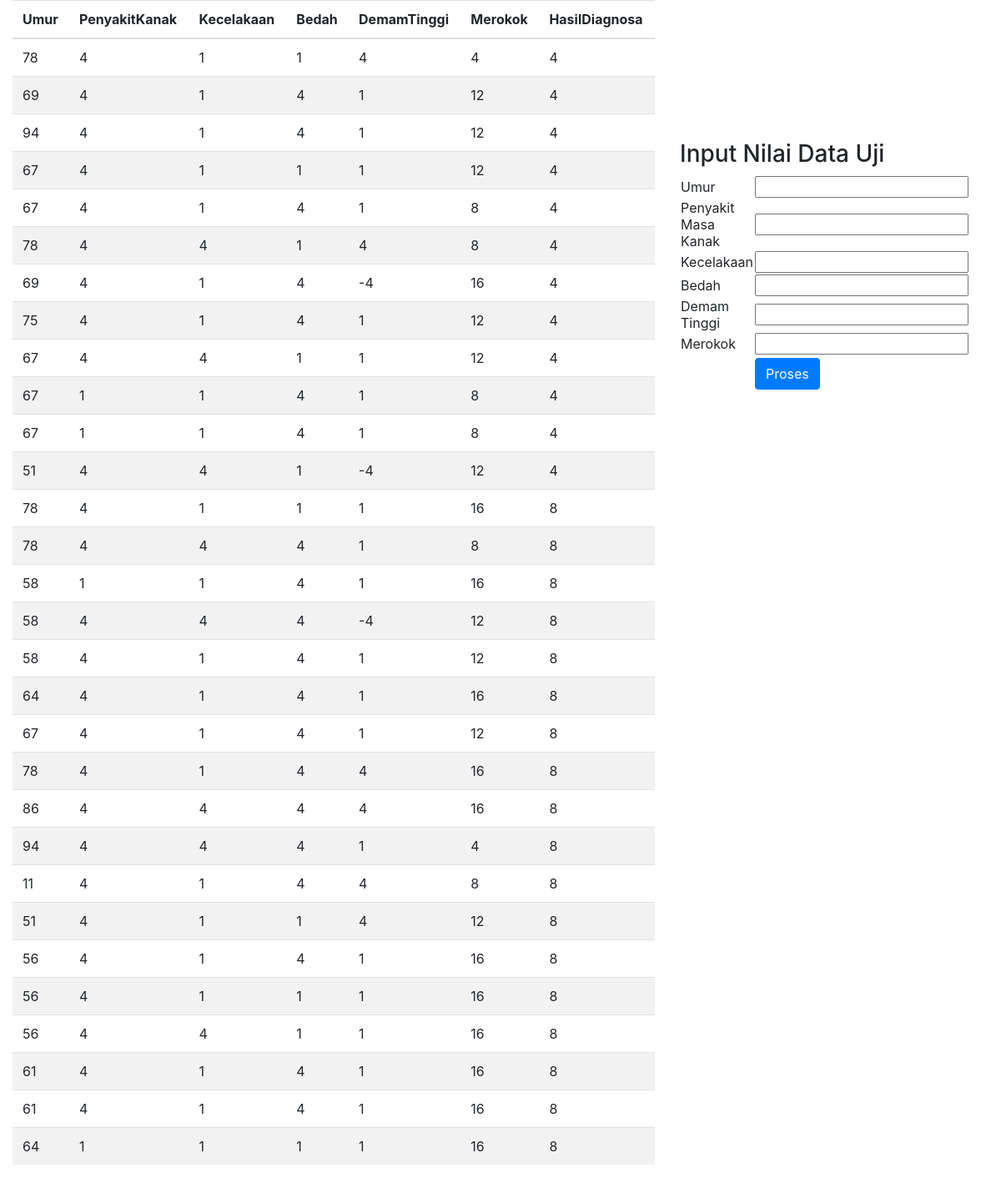
The page / on the database its author committed.
### tables this page shows
CREATE TABLE `tb_statlog` (
  `ID` int(3) NOT NULL,
  `Umur` int(3) DEFAULT NULL,
  `PenyakitKanak` int(1) DEFAULT NULL,
  `Kecelakaan` int(1) DEFAULT NULL,
  `Bedah` int(1) DEFAULT NULL,
  `DemamTinggi` int(2) DEFAULT NULL,
  `Merokok` int(2) DEFAULT NULL,
  `HasilDiagnosa` int(1) DEFAULT NULL
);

### index.php (the view, shortened to what this page needs)
<?php
include_once("config.php");
$result = mysqli_query($mysqli, "SELECT * FROM tb_statlog ORDER BY id ASC");
?>
<html>
<head>
	<link rel="stylesheet" href="https://maxcdn.bootstrapcdn.com/bootstrap/4.0.0/css/bootstrap.min.css">
</head>
<body>
<div class="container-fluid">
	<div class="row">
		<div class="col-8">
			<table class="table table-striped">
				<thead>
    				<tr>
						<th scope="col">Umur</th>
						<th scope="col">PenyakitKanak</th>
						<th scope="col">Kecelakaan</th>
						<th scope="col">Bedah</th>
						<th scope="col">DemamTinggi</th>
						<th scope="col">Merokok</th>
						<th scope="col">HasilDiagnosa</th>
    				</tr>
  				</thead>
				  <tbody>
				  	<tr>
					  <?php
						while($res = mysqli_fetch_array($result)) {
						echo "<tr>";
						echo "<td>".$res['Umur']."</td>";
						echo "<td>".$res['PenyakitKanak']."</td>";
						echo "<td>".$res['Kecelakaan']."</td>";
						echo "<td>".$res['Bedah']."</td>";
						echo "<td>".$res['DemamTinggi']."</td>";
						echo "<td>".$res['Merokok']."</td>";
						echo "<td>".$res['HasilDiagnosa']."</td>";
						}
						?>
					</tr>
				  </tbody>
			</table>
		</div>
		<div class="col-4">
		<br>
		<br>
		<br>
		<br>
		<br>
		<br>
		<br>
			<h3>Input Nilai Data Uji</h3>
			<form action="proses.php" method="post" name="form1">
				<table width="50%" border="0">
				<tr>
					<td>Umur</td>
					<td><input type="number" name="Umur"></td>
				</tr>
				<tr>
					<td>Penyakit Masa Kanak</td>
					<td><input type="number" name="PenyakitKanak"></td>
				</tr>
				<tr>
					<td>Kecelakaan</td>
					<td><input type="number" name="Kecelakaan"></td>
				</tr>
				<tr>
					<td>Bedah</td>
					<td><input type="number" name="Bedah"></td>
				</tr>
				<tr>
					<td>Demam Tinggi </td>
					<td><input type="number" name="DemamTinggi"></td>
				</tr>
				<tr>
					<td>Merokok </td>
					<td><input type="number" name="Merokok"></td>
				</tr>
				<tr>
				<td></td>
				<td></td>
				<tr>
					<td></td>
					<td><a href="proses.php"><input type="submit" class="btn btn-primary" name="Submit" value="Proses"></a><br/><br/></td>
				</tr>
				</table>
			</form>
		</div>
	</div>
</div>
</body>
</body>
</html>

### rows shown on the page
tb_statlog: Umur "78", PenyakitKanak "4", Kecelakaan "1", Bedah "1", DemamTinggi "4", Merokok "4", HasilDiagnosa "4"
tb_statlog: Umur "69", PenyakitKanak "4", Kecelakaan "1", Bedah "4", DemamTinggi "1", Merokok "12", HasilDiagnosa "4"
tb_statlog: Umur "94", PenyakitKanak "4", Kecelakaan "1", Bedah "4", DemamTinggi "1", Merokok "12", HasilDiagnosa "4"
tb_statlog: Umur "67", PenyakitKanak "4", Kecelakaan "1", Bedah "1", DemamTinggi "1", Merokok "12", HasilDiagnosa "4"
tb_statlog: Umur "67", PenyakitKanak "4", Kecelakaan "1", Bedah "4", DemamTinggi "1", Merokok "8", HasilDiagnosa "4"
tb_statlog: Umur "78", PenyakitKanak "4", Kecelakaan "4", Bedah "1", DemamTinggi "4", Merokok "8", HasilDiagnosa "4"
tb_statlog: Umur "69", PenyakitKanak "4", Kecelakaan "1", Bedah "4", DemamTinggi "-4", Merokok "16", HasilDiagnosa "4"
tb_statlog: Umur "75", PenyakitKanak "4", Kecelakaan "1", Bedah "4", DemamTinggi "1", Merokok "12", HasilDiagnosa "4"
tb_statlog: Umur "67", PenyakitKanak "4", Kecelakaan "4", Bedah "1", DemamTinggi "1", Merokok "12", HasilDiagnosa "4"
tb_statlog: Umur "67", PenyakitKanak "1", Kecelakaan "1", Bedah "4", DemamTinggi "1", Merokok "8", HasilDiagnosa "4"
tb_statlog: Umur "67", PenyakitKanak "1", Kecelakaan "1", Bedah "4", DemamTinggi "1", Merokok "8", HasilDiagnosa "4"
tb_statlog: Umur "51", PenyakitKanak "4", Kecelakaan "4", Bedah "1", DemamTinggi "-4", Merokok "12", HasilDiagnosa "4"
tb_statlog: Umur "78", PenyakitKanak "4", Kecelakaan "1", Bedah "1", DemamTinggi "1", Merokok "16", HasilDiagnosa "8"
tb_statlog: Umur "78", PenyakitKanak "4", Kecelakaan "4", Bedah "4", DemamTinggi "1", Merokok "8", HasilDiagnosa "8"
tb_statlog: Umur "58", PenyakitKanak "1", Kecelakaan "1", Bedah "4", DemamTinggi "1", Merokok "16", HasilDiagnosa "8"
tb_statlog: Umur "58", PenyakitKanak "4", Kecelakaan "4", Bedah "4", DemamTinggi "-4", Merokok "12", HasilDiagnosa "8"
tb_statlog: Umur "58", PenyakitKanak "4", Kecelakaan "1", Bedah "4", DemamTinggi "1", Merokok "12", HasilDiagnosa "8"
tb_statlog: Umur "64", PenyakitKanak "4", Kecelakaan "1", Bedah "4", DemamTinggi "1", Merokok "16", HasilDiagnosa "8"
tb_statlog: Umur "67", PenyakitKanak "4", Kecelakaan "1", Bedah "4", DemamTinggi "1", Merokok "12", HasilDiagnosa "8"
tb_statlog: Umur "78", PenyakitKanak "4", Kecelakaan "1", Bedah "4", DemamTinggi "4", Merokok "16", HasilDiagnosa "8"
tb_statlog: Umur "86", PenyakitKanak "4", Kecelakaan "4", Bedah "4", DemamTinggi "4", Merokok "16", HasilDiagnosa "8"
tb_statlog: Umur "94", PenyakitKanak "4", Kecelakaan "4", Bedah "4", DemamTinggi "1", Merokok "4", HasilDiagnosa "8"
tb_statlog: Umur "11", PenyakitKanak "4", Kecelakaan "1", Bedah "4", DemamTinggi "4", Merokok "8", HasilDiagnosa "8"
tb_statlog: Umur "51", PenyakitKanak "4", Kecelakaan "1", Bedah "1", DemamTinggi "4", Merokok "12", HasilDiagnosa "8"
tb_statlog: Umur "56", PenyakitKanak "4", Kecelakaan "1", Bedah "4", DemamTinggi "1", Merokok "16", HasilDiagnosa "8"
tb_statlog: Umur "56", PenyakitKanak "4", Kecelakaan "1", Bedah "1", DemamTinggi "1", Merokok "16", HasilDiagnosa "8"
tb_statlog: Umur "56", PenyakitKanak "4", Kecelakaan "4", Bedah "1", DemamTinggi "1", Merokok "16", HasilDiagnosa "8"
tb_statlog: Umur "61", PenyakitKanak "4", Kecelakaan "1", Bedah "4", DemamTinggi "1", Merokok "16", HasilDiagnosa "8"
tb_statlog: Umur "61", PenyakitKanak "4", Kecelakaan "1", Bedah "4", DemamTinggi "1", Merokok "16", HasilDiagnosa "8"
tb_statlog: Umur "64", PenyakitKanak "1", Kecelakaan "1", Bedah "1", DemamTinggi "1", Merokok "16", HasilDiagnosa "8"
